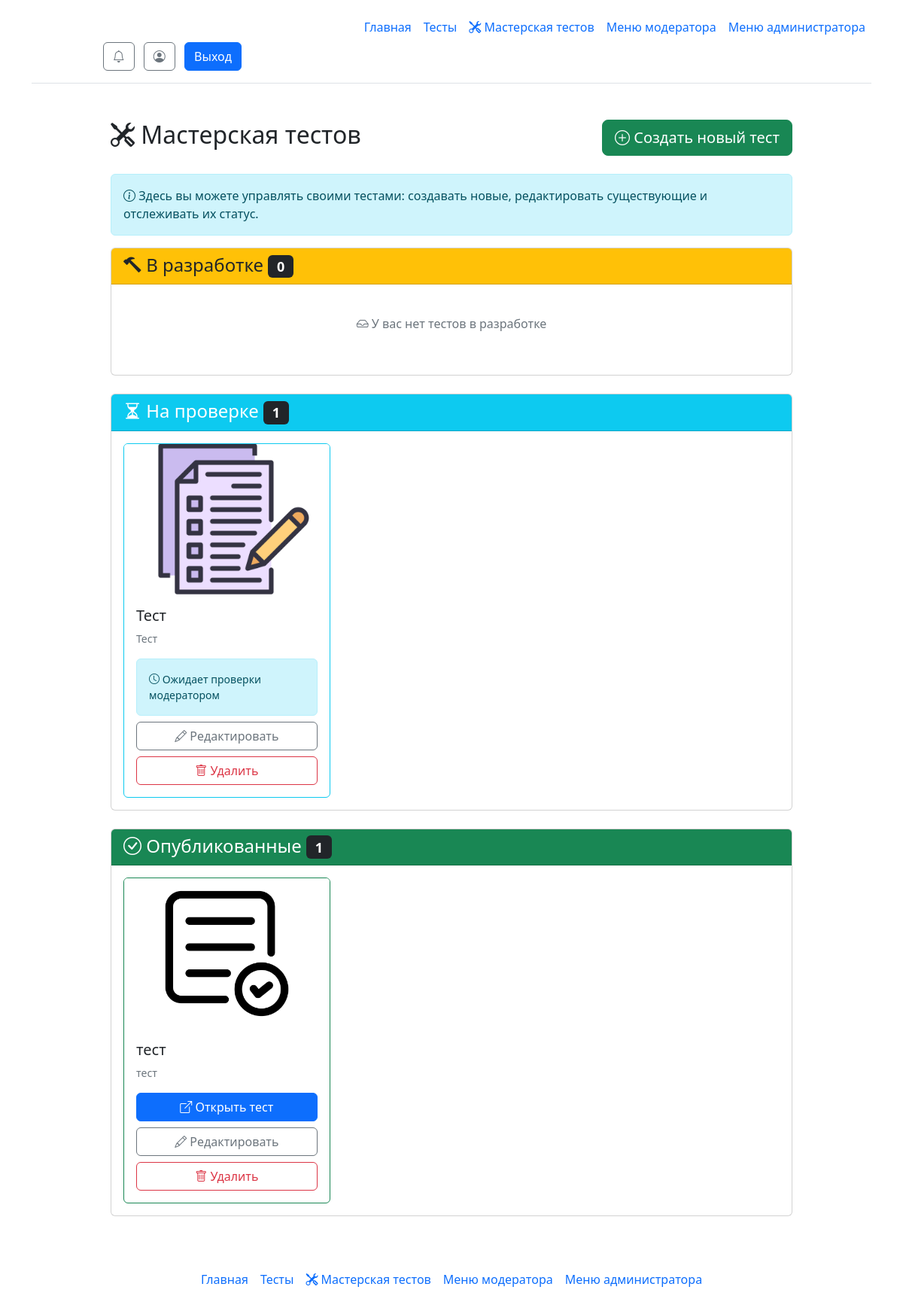
/workshop (signed in), run on an earlier commit of the app's database.
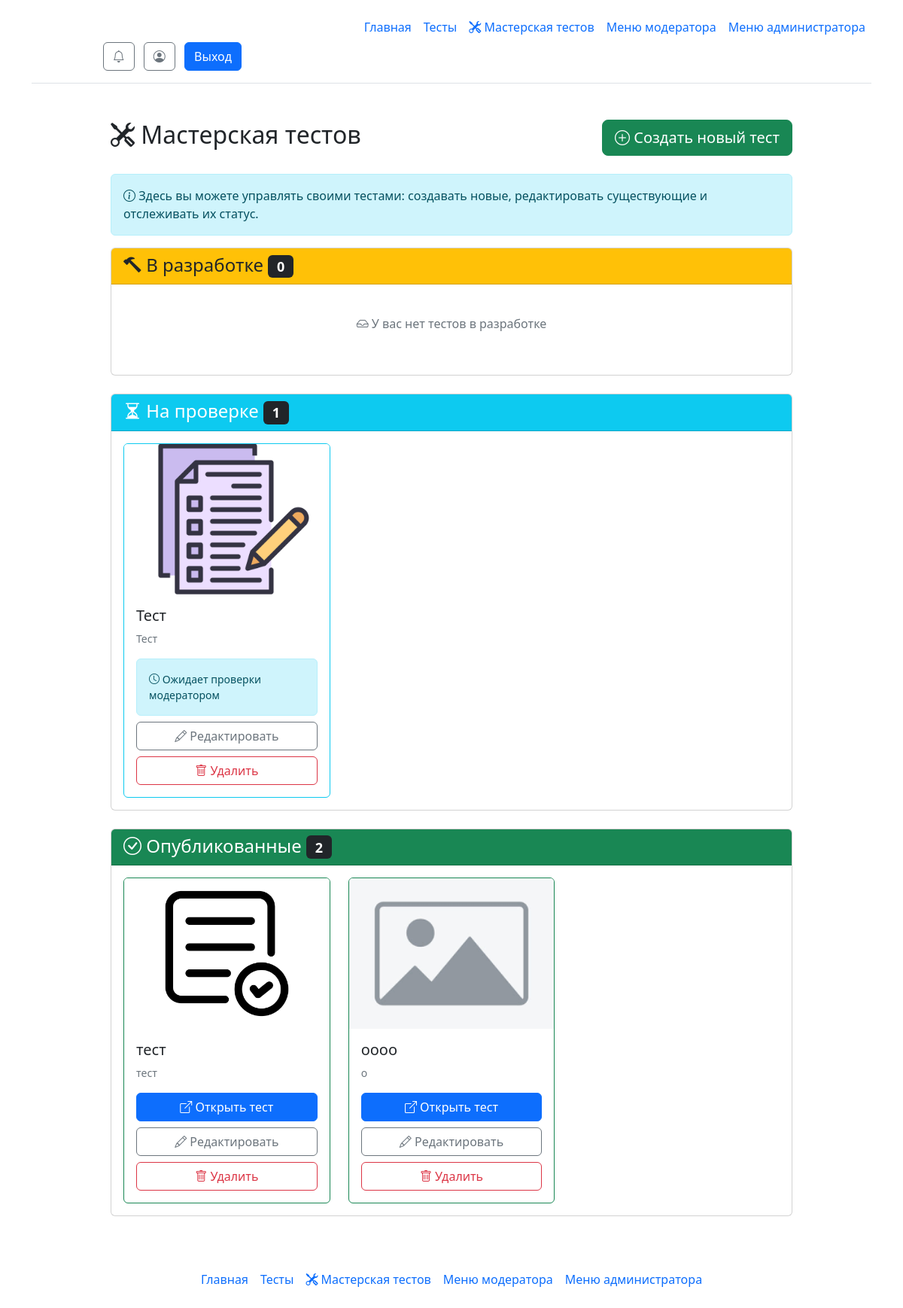
And on a later commit of the database.
### __init__.py (models this page shows)
class Tests(db.Model):
    test_id = db.Column(db.Integer, primary_key=True)
    test_id_creator = db.Column(db.Integer)
    test_name = db.Column(db.String)
    test_description = db.Column(db.String)
    test_status = db.Column(db.Integer)
    test_image= db.Column(db.String)

### __init__.py (the view)
@app.route('/workshop')
@login_required
def workshop():
    user_tests = Tests.query.filter_by(test_id_creator=current_user.id).all()
    tests_in_progress = [t for t in user_tests if t.test_status == 0]
    tests_pending = [t for t in user_tests if t.test_status == 1]
    tests_published = [t for t in user_tests if t.test_status == 2]
    return render_template("workshop.html",
                         tests_in_progress=tests_in_progress,
                         tests_pending=tests_pending,
                         tests_published=tests_published)

### __init__.py (called while the page is built, shortened)
@app.template_filter('get_unread_notifications_count')
def get_unread_notifications_count(user_id):
    return Notifications.query.filter_by(n_user_id=user_id, n_is_read=False).count()

@app.before_request
def check_must_rate_test():
    excluded_paths = ['/test/', '/static/', '/logout']

@manager.user_loader
def load_user(user_id):
    return db.session.get(User, user_id)

### templates/workshop.html (shortened to what the changed rows need)
{% extends 'base.html' %}
{% block main %}
<div class="container mt-4">
    <div class="row">
        <div class="col-md-10 mx-auto">
            <div class="d-flex justify-content-between align-items-center mb-4">
                <h2><i class="bi bi-tools"></i> Мастерская тестов</h2>
            </div>
            <div class="card mb-4">
                <div class="card-body">
                    {% if tests_pending %}
                    <div class="row row-cols-1 row-cols-md-2 row-cols-lg-3 g-4">
                        {% for test in tests_pending %}
                        <div class="col">
                            <div class="card h-100 border-info">
                                {% if test.test_image %}
                                <img src="{{ url_for('static', filename='img/' + test.test_image) }}"
                                     class="card-img-top"
                                     alt="{{ test.test_name }}"
                                     style="height: 200px; object-fit: cover;">
                                {% else %}
                                <img src="{{ url_for('static', filename='img/placeholder.png') }}"
                                     class="card-img-top"
                                     alt="Placeholder"
                                     style="height: 200px; object-fit: cover;">
                                {% endif %}
                                <div class="card-body">
                                    <h5 class="card-title">{{ test.test_name }}</h5>
                                    <p class="card-text text-muted small">{{ test.test_description[:100] }}{% if test.test_description|length > 100 %}...{% endif %}</p>
                                    <div class="alert alert-info small mb-2">
                                        <i class="bi bi-clock"></i> Ожидает проверки модератором
                                    </div>
                                    <div class="d-grid gap-2">
                                        <a href="{{ url_for('edit_test', test_id=test.test_id) }}"
                                           class="btn btn-outline-secondary">
                                            <i class="bi bi-pencil"></i> Редактировать
                                        </a>
                                        <button type="button"
                                                class="btn btn-outline-danger"
                                                onclick="if(confirm('Удалить тест «{{ test.test_name }}»? Это действие нельзя отменить!')) { document.getElementById('delete-pending-{{ test.test_id }}').submit(); }">
                                            <i class="bi bi-trash"></i> Удалить
                                        </button>
                                    </div>
                                </div>
                            </div>
                        </div>
                        {% endfor %}
                    </div>
                    {% else %}
                    <p class="text-muted text-center py-4">
                        <i class="bi bi-inbox"></i> У вас нет тестов на проверке
                    </p>
                    {% endif %}
                </div>
            </div>
            <div class="card mb-4">
                <div class="card-header bg-success text-white">
                    <h4 class="mb-0">
                        <i class="bi bi-check-circle"></i> Опубликованные
                        <span class="badge bg-dark">{{ tests_published|length }}</span>
                    </h4>
                </div>
                <div class="card-body">
                    {% if tests_published %}
                    <div class="row row-cols-1 row-cols-md-2 row-cols-lg-3 g-4">
                        {% for test in tests_published %}
                        <div class="col">
                            <div class="card h-100 border-success">
                                {% if test.test_image %}
                                <img src="{{ url_for('static', filename='img/' + test.test_image) }}"
                                     class="card-img-top"
                                     alt="{{ test.test_name }}"
                                     style="height: 200px; object-fit: cover;">
                                {% else %}
                                <img src="{{ url_for('static', filename='img/placeholder.png') }}"
                                     class="card-img-top"
                                     alt="Placeholder"
                                     style="height: 200px; object-fit: cover;">
                                {% endif %}
                                <div class="card-body">
                                    <h5 class="card-title">{{ test.test_name }}</h5>
                                    <p class="card-text text-muted small">{{ test.test_description[:100] }}{% if test.test_description|length > 100 %}...{% endif %}</p>
                                    <div class="d-grid gap-2">
                                        <a href="/test/{{ test.test_name }}"
                                           class="btn btn-primary">
                                            <i class="bi bi-box-arrow-up-right"></i> Открыть тест
                                        </a>
                                        <a href="{{ url_for('edit_test', test_id=test.test_id) }}"
                                           class="btn btn-outline-secondary">
                                            <i class="bi bi-pencil"></i> Редактировать
                                        </a>
                                        <button type="button"
                                                class="btn btn-outline-danger"
                                                onclick="if(confirm('Удалить тест «{{ test.test_name }}»? Он будет снят с публикации. Это действие нельзя отменить!')) { document.getElementById('delete-published-{{ test.test_id }}').submit(); }">
                                            <i class="bi bi-trash"></i> Удалить
                                        </button>
                                    </div>
                                </div>
                            </div>
                        </div>
                        {% endfor %}
                    </div>
                    {% else %}
                    <p class="text-muted text-center py-4">
                        <i class="bi bi-inbox"></i> У вас нет опубликованных тестов
                    </p>
                    {% endif %}
                </div>
            </div>
        </div>
    </div>
</div>
{% endblock %}

What changed in the data, as far as the page shows it:
added Tests: test_name "оооо", test_description "о", shown under "Опубликованные 2"
Also different on the page:
{{ tests_published|length }}: "1" → "2"
